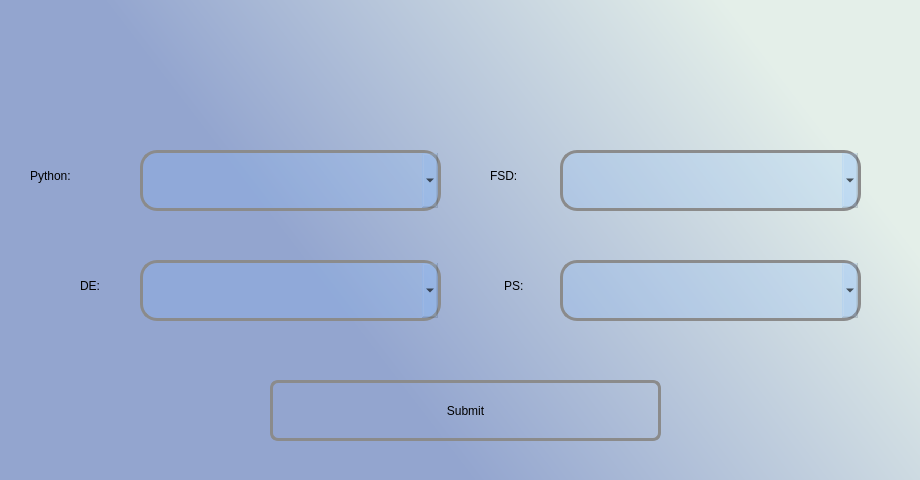
<?xml version="1.0" encoding="UTF-8"?>
<ui version="4.0">
 <class>Dialog</class>
 <widget class="QDialog" name="Dialog">
  <property name="geometry">
   <rect>
    <x>0</x>
    <y>0</y>
    <width>920</width>
    <height>480</height>
   </rect>
  </property>
  <property name="windowTitle">
   <string>Dialog</string>
  </property>
  <property name="styleSheet">
   <string notr="true"/>
  </property>
  <widget class="QWidget" name="bgwidget" native="true">
   <property name="geometry">
    <rect>
     <x>0</x>
     <y>0</y>
     <width>920</width>
     <height>481</height>
    </rect>
   </property>
   <property name="styleSheet">
    <string notr="true">QWidget#bgwidget{
background-color:qlineargradient(spread:pad, x1:0.419, y1:0.767227, x2:1, y2:0.534, stop:0 rgba(147, 165, 207, 255), stop:1 rgba(228, 239, 233, 255))
}</string>
   </property>
   <widget class="QLabel" name="whichClass">
    <property name="geometry">
     <rect>
      <x>230</x>
      <y>40</y>
      <width>691</width>
      <height>61</height>
     </rect>
    </property>
    <property name="styleSheet">
     <string notr="true">font: 24pt &quot;Sans Serif Collection&quot;;</string>
    </property>
    <property name="text">
     <string/>
    </property>
   </widget>
   <widget class="QLabel" name="label_2">
    <property name="geometry">
     <rect>
      <x>30</x>
      <y>150</y>
      <width>131</width>
      <height>51</height>
     </rect>
    </property>
    <property name="styleSheet">
     <string notr="true">font: 18pt &quot;Sans Serif Collection&quot;;
</string>
    </property>
    <property name="text">
     <string>Python:</string>
    </property>
   </widget>
   <widget class="QLabel" name="label_3">
    <property name="geometry">
     <rect>
      <x>490</x>
      <y>150</y>
      <width>131</width>
      <height>51</height>
     </rect>
    </property>
    <property name="styleSheet">
     <string notr="true">font: 18pt &quot;Sans Serif Collection&quot;;
</string>
    </property>
    <property name="text">
     <string>FSD:</string>
    </property>
   </widget>
   <widget class="QLabel" name="label_4">
    <property name="geometry">
     <rect>
      <x>80</x>
      <y>260</y>
      <width>131</width>
      <height>51</height>
     </rect>
    </property>
    <property name="styleSheet">
     <string notr="true">font: 18pt &quot;Sans Serif Collection&quot;;
</string>
    </property>
    <property name="text">
     <string>DE:</string>
    </property>
   </widget>
   <widget class="QLabel" name="label_5">
    <property name="geometry">
     <rect>
      <x>504</x>
      <y>260</y>
      <width>131</width>
      <height>51</height>
     </rect>
    </property>
    <property name="styleSheet">
     <string notr="true">font: 18pt &quot;Sans Serif Collection&quot;;
</string>
    </property>
    <property name="text">
     <string>PS:</string>
    </property>
   </widget>
   <widget class="QPushButton" name="submit">
    <property name="geometry">
     <rect>
      <x>270</x>
      <y>380</y>
      <width>391</width>
      <height>61</height>
     </rect>
    </property>
    <property name="styleSheet">
     <string notr="true">border-radius:8px;
border:3px solid rgb(139, 139, 139);
background-color:rgba(0,0,0,0);
font: 22pt &quot;Sans Serif Collection&quot;;</string>
    </property>
    <property name="text">
     <string>Submit</string>
    </property>
   </widget>
   <widget class="QComboBox" name="pythonFaculty">
    <property name="geometry">
     <rect>
      <x>140</x>
      <y>150</y>
      <width>301</width>
      <height>61</height>
     </rect>
    </property>
    <property name="styleSheet">
     <string notr="true">border-radius:17px;
background-color: rgba(131, 185, 255,0.2);
border:3px solid rgb(139, 139, 139);
font: 18pt &quot;Sans Serif Collection&quot;;</string>
    </property>
   </widget>
   <widget class="QComboBox" name="fsdFaculty">
    <property name="geometry">
     <rect>
      <x>560</x>
      <y>150</y>
      <width>301</width>
      <height>61</height>
     </rect>
    </property>
    <property name="styleSheet">
     <string notr="true">border-radius:17px;
background-color: rgba(131, 185, 255,0.2);
border:3px solid rgb(139, 139, 139);
font: 18pt &quot;Sans Serif Collection&quot;;</string>
    </property>
   </widget>
   <widget class="QComboBox" name="deFaculty">
    <property name="geometry">
     <rect>
      <x>140</x>
      <y>260</y>
      <width>301</width>
      <height>61</height>
     </rect>
    </property>
    <property name="styleSheet">
     <string notr="true">border-radius:17px;
background-color: rgba(131, 185, 255,0.2);
border:3px solid rgb(139, 139, 139);
font: 18pt &quot;Sans Serif Collection&quot;;</string>
    </property>
   </widget>
   <widget class="QComboBox" name="psFaculty">
    <property name="geometry">
     <rect>
      <x>560</x>
      <y>260</y>
      <width>301</width>
      <height>61</height>
     </rect>
    </property>
    <property name="styleSheet">
     <string notr="true">border-radius:17px;
background-color: rgba(131, 185, 255,0.2);
border:3px solid rgb(139, 139, 139);
font: 18pt &quot;Sans Serif Collection&quot;;</string>
    </property>
   </widget>
  </widget>
 </widget>
 <resources/>
 <connections/>
</ui>
